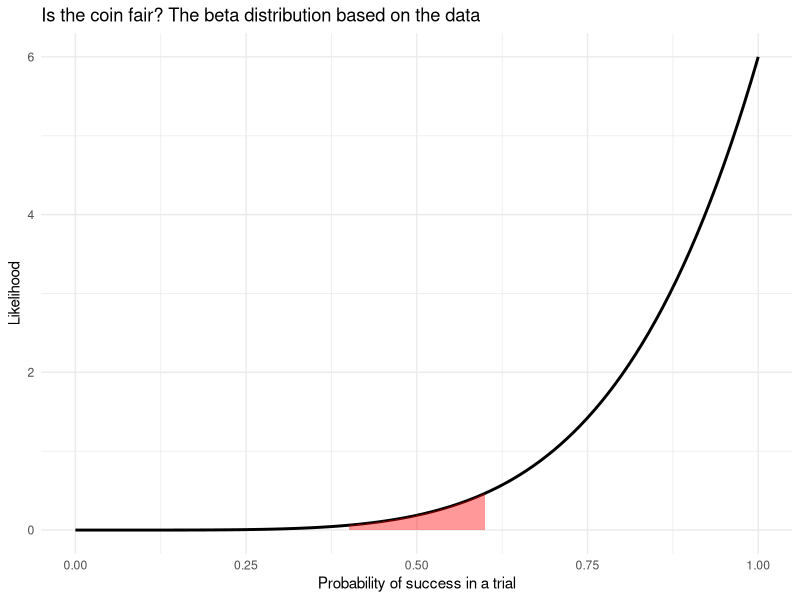

Write the R code that produced this figure.
## ---- chunk 1
#| message: false
#| echo: false
library(tidyverse)
theme_set(theme_minimal())
## ---- chunk 2
alpha <- 6
beta <- 1
p <- pbeta(0.6,alpha,beta) - pbeta(0.4,alpha,beta)
## ---- chunk 3
x <- seq(from=0, to=1, by=0.01)
y <- dbeta(x, alpha, beta)
tibble(x,y) |> 
  ggplot(aes(x=x,y=y)) +
  geom_line(linewidth=1) +
  geom_ribbon(data=tibble(x=x[x>=0.4 & x<=0.6], y=dbeta(x[x>=0.4 & x<=0.6], alpha, beta)), 
              aes(x, ymin=0, ymax=y), alpha=0.4, fill="red") +
  labs(
    title = "Is the coin fair? The beta distribution based on the data",
    x="Probability of success in a trial",
    y="Likelihood"
  )
## ---- chunk 4
alpha_prior <- beta_prior <- 10
p_prior <- 0
iters <- 1
while(p_prior < 0.95 & iters < 100) {
  total_alpha <- alpha + alpha_prior
  total_beta <- beta + beta_prior
  p_prior <- pbeta(0.6, total_alpha, total_beta) - pbeta(0.4, total_alpha, total_beta)
  alpha_prior <- beta_prior <- alpha_prior + 1
  iters <- iters + 1
}
## ---- chunk 5
alpha_prior <- beta_prior <- 55
total_beta <- beta + beta_prior
p_prior <- pbeta(0.6, total_alpha, total_beta) - pbeta(0.4, total_alpha, total_beta)
iters <- 1
while(p_prior >= 0.5 & iters < 100) {
  total_alpha <- alpha + alpha_prior
  p_prior <- pbeta(0.6, total_alpha, total_beta) - pbeta(0.4, total_alpha, total_beta)
  alpha <- alpha + 1
  iters <- iters + 1
}
